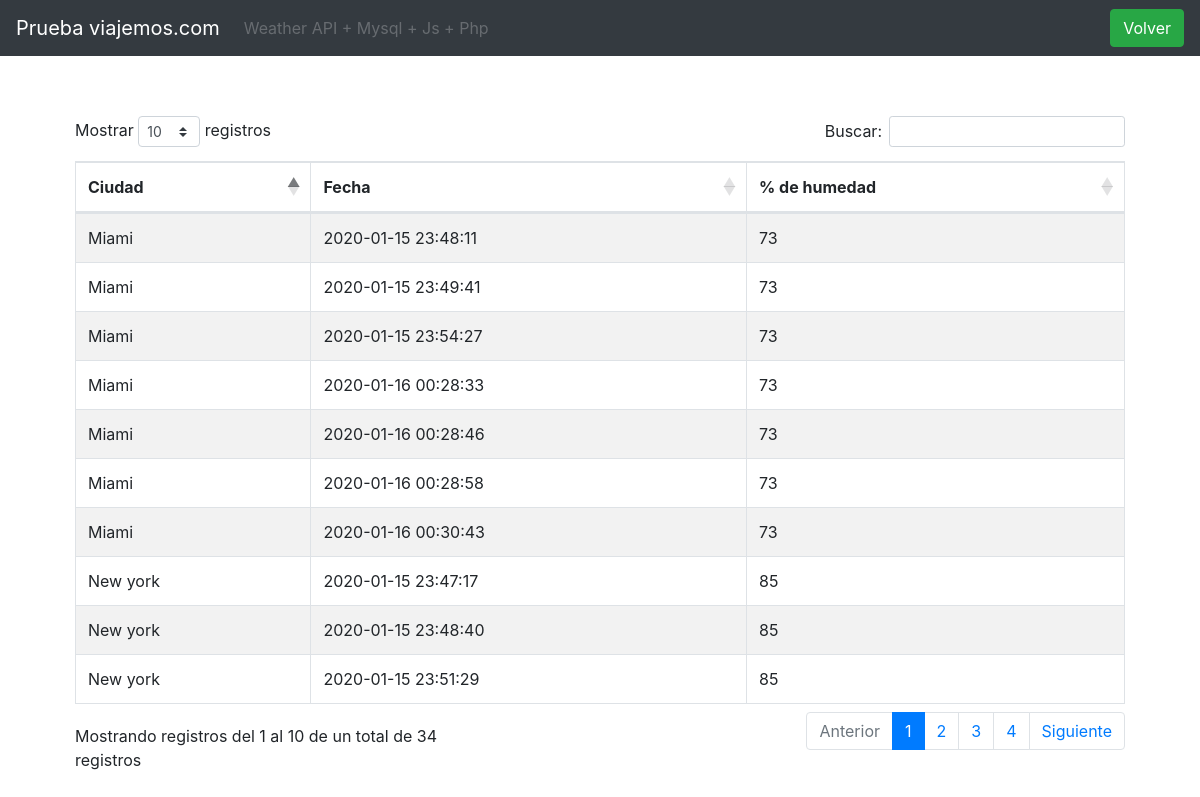
Page /Historico.php on the committed database.
### tables this page shows
CREATE TABLE IF NOT EXISTS `historico` (
  `id` int(11) NOT NULL AUTO_INCREMENT,
  `id_ciudad` int(11) NOT NULL,
  `fecha` datetime NOT NULL,
  `humedad` int(11) NOT NULL,
  PRIMARY KEY (`id`),
  KEY `FK__ciudades` (`id_ciudad`),
  CONSTRAINT `FK__ciudades` FOREIGN KEY (`id_ciudad`) REFERENCES `ciudades` (`id`)
);

CREATE TABLE IF NOT EXISTS `ciudades` (
  `id` int(11) NOT NULL,
  `nombre` varchar(50) NOT NULL DEFAULT '',
  `coordenadas` varchar(50) NOT NULL,
  PRIMARY KEY (`id`)
);

### Historico.php (the view, shortened to what this page needs)
<?php
    $modelo= new Conexion();
    $conexion= $modelo->get_conexion();
    $sql = "SELECT c.id,c.nombre,h.fecha,h.humedad FROM ciudades c INNER JOIN historico h ON c.id=h.id_ciudad";
    $statement = $conexion->prepare($sql);
    $statement->bindParam(':idP', $idP);
    $statement->execute();
    $rows=$statement->fetchAll(PDO::FETCH_ASSOC);
?>
<!DOCTYPE html>
<html>
    <head>
		<link rel="stylesheet" href="https://stackpath.bootstrapcdn.com/bootstrap/4.4.1/css/bootstrap.min.css">
        <link rel="stylesheet" href="https://cdn.datatables.net/1.10.20/css/dataTables.bootstrap4.min.css">
    </head>
    <body>
       <nav class="navbar navbar-expand-lg navbar-dark bg-dark">
            <a class="navbar-brand" href="index.php">Prueba viajemos.com </a>
            <div class="collapse navbar-collapse" id="navb">
                <ul class="navbar-nav mr-auto">
                    <li class="nav-item">
                        <a class="nav-link disabled" href="javascript:void(0)">Weather API + Mysql + Js + Php</a>
                    </li>
                </ul>
                <form class="form-inline my-2 my-lg-0">
                    <ul class="navbar-nav mr-auto">
                        <li class="nav-item">
                        	<a href="index.php" class="btn btn-success my-2 my-sm-0" type="button">Volver</a>
                        </li>
                    </ul>
                </form>
            </div>
        </nav>
        <div class="content" style="margin:5%">
            <div class="container">
                <div class="row">
                    <div class="col-12">
                        <table id="example" class="table table-striped table-bordered" style="width:100%">
                            <thead>
                                <tr>
                                    <th>Ciudad</th>
                                    <th>Fecha</th>
                                    <th>% de humedad</th>
                                </tr>
                            </thead>
                            <tbody>
                                <?php
                                foreach ($rows as $key => $value) {
                                ?>
                                <tr>
                                    <td><?php echo $value['nombre'] ?></td>
                                    <td><?php echo $value['fecha'] ?></td>
                                    <td><?php echo $value['humedad'] ?></td>
                                </tr>
                            <?php } ?>
                            </tbody>
                        </table>
                    </div>
                </div>
            </div>
        </div>
</body>
</html>

### rows in the picture
historico: id_ciudad.nombre "New york", fecha "2020-01-15 23:47:17", humedad "85"
historico: id_ciudad.nombre "Miami", fecha "2020-01-15 23:48:11", humedad "73"
historico: id_ciudad.nombre "New york", fecha "2020-01-15 23:48:40", humedad "85"
historico: id_ciudad.nombre "Miami", fecha "2020-01-15 23:49:41", humedad "73"
historico: id_ciudad.nombre "New york", fecha "2020-01-15 23:51:29", humedad "85"
historico: id_ciudad.nombre "Miami", fecha "2020-01-15 23:54:27", humedad "73"
historico: id_ciudad.nombre "Miami", fecha "2020-01-16 00:28:33", humedad "73"
historico: id_ciudad.nombre "Miami", fecha "2020-01-16 00:28:46", humedad "73"
historico: id_ciudad.nombre "Miami", fecha "2020-01-16 00:28:58", humedad "73"
historico: id_ciudad.nombre "Miami", fecha "2020-01-16 00:30:43", humedad "73"
